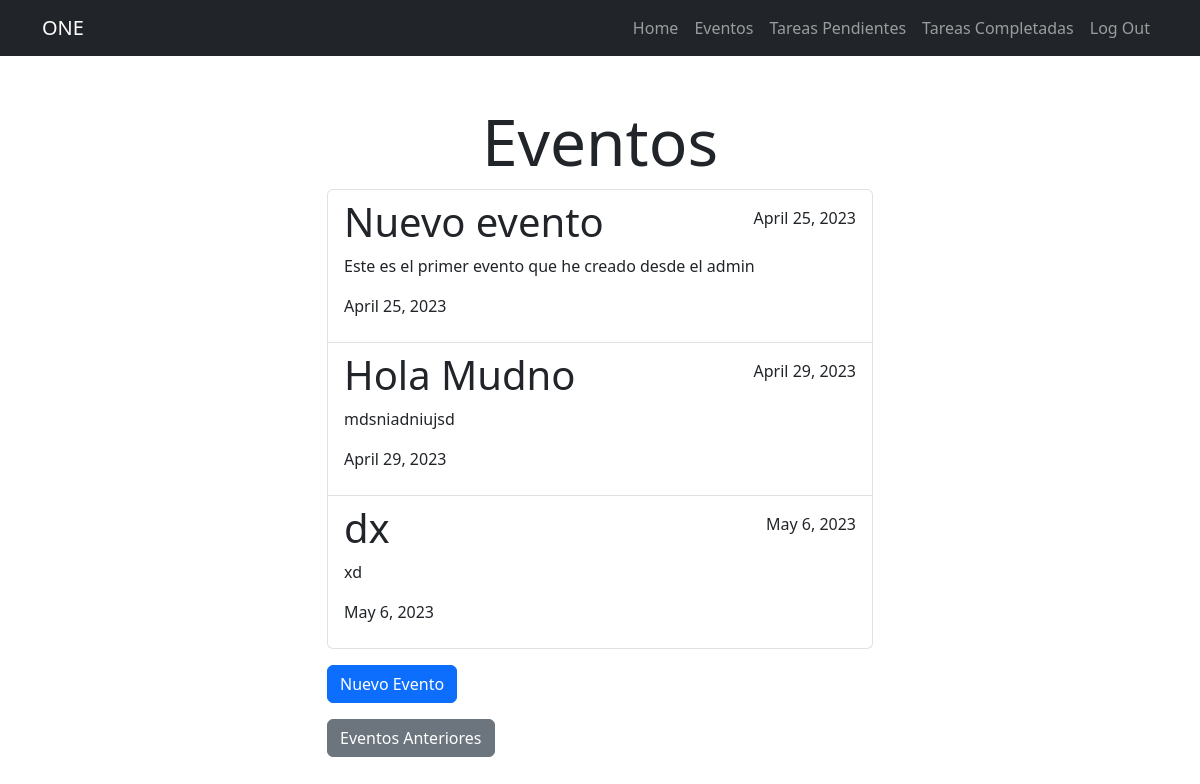
/eventos/ (signed in), run on an earlier commit of the app's database.
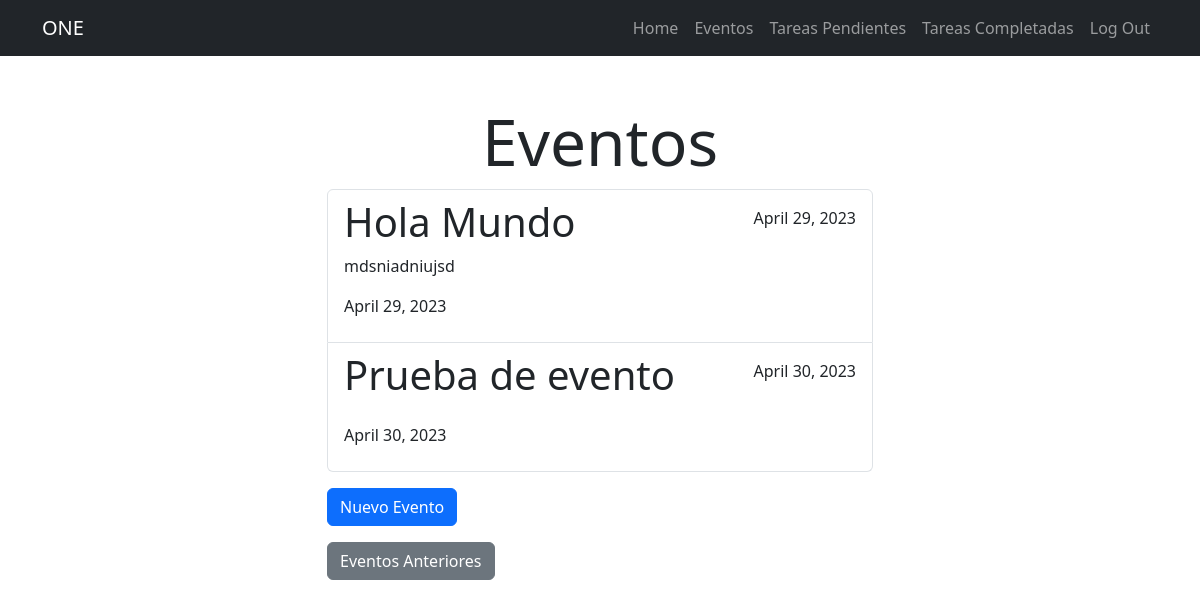
And on a later commit of the database.
### event/models.py (models this page shows, shortened)
class Evento(models.Model):
    nombre = models.CharField(max_length=80)
    descripcion = models.TextField(blank=True)
    fechaCreacion = models.DateTimeField(auto_now_add=True)
    fecha= models.DateField(null = True, blank = True)
    ubicacion = models.CharField(max_length=200)
    user = models.ForeignKey(User, on_delete=models.CASCADE)

### event/views.py (the view)
# urls.py: path('eventos/', eventos, name= 'eventos'),
@login_required
def eventos(request):
    eventos = Evento.objects.filter(user=request.user, fecha__gte = date.today())
    return render(request, 'eventos.html', {'eventos': eventos, 'date': date.today()})

### event/templates/eventos.html (shortened to what this page needs)
{% extends 'base.html' %}
{% block content%}
<main class="container">
    <div class="row">
        <div class="col-md-6 offset-md-3">
            <h1 class="mt-5 text-center display-3">Eventos</h1>
            <ul class="list-group">
                {% for evento in eventos %}
                <a href="{% url 'evento_detail' evento.id %}" class="list-group-item">
                    <header class="d-flex justify-content-between">
                        <h1 class="fw-bold-3"> {{evento.nombre}}</h1>
                        {% if evento.fecha < date.today %}
                            <p class="mt-2" style="color: brown;">COMPLETADO</p>
                        {% else %}
                            <p class="mt-2"> {{evento.fecha}} </p>
                        {% endif %}
                    </header>
                    <p> {{evento.descripcion}} </p>
                    <p> {{evento.fecha}} </p>
                </a>
                {% endfor %}
            </ul>
            <form action="{% url 'evento_crear' %}"  method="POST">
                <button class="btn btn-primary mt-3">Nuevo Evento</button>
            </form>
            {% if '/eventos-completos/' not in request.path %}
                <form action="{% url 'eventos_completados' %}"  method="POST">
                    <button class="btn btn-secondary mt-3" >Eventos Anteriores</button>
                </form>
            {% endif %}
        </div>
    </div>
</main>
{% endblock %}

What changed in the data, as far as the page shows it:
no longer on this page (row edited): Evento: nombre "Nuevo evento", fecha "April 25, 2023", descripcion "Este es el primer evento que he creado desde el admin"
removed Evento: nombre "dx", fecha "May 6, 2023", descripcion "xd"
changed Evento "mdsniadniujsd": nombre "Hola Mudno" → "Hola Mundo"
added Evento: nombre "Prueba de evento", fecha "April 30, 2023"
